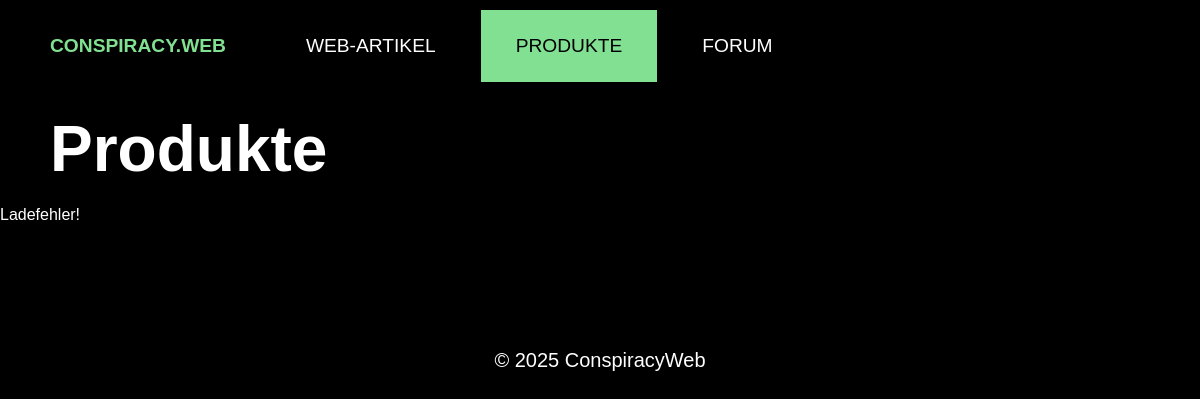
The page /products.php on the database as committed earlier.
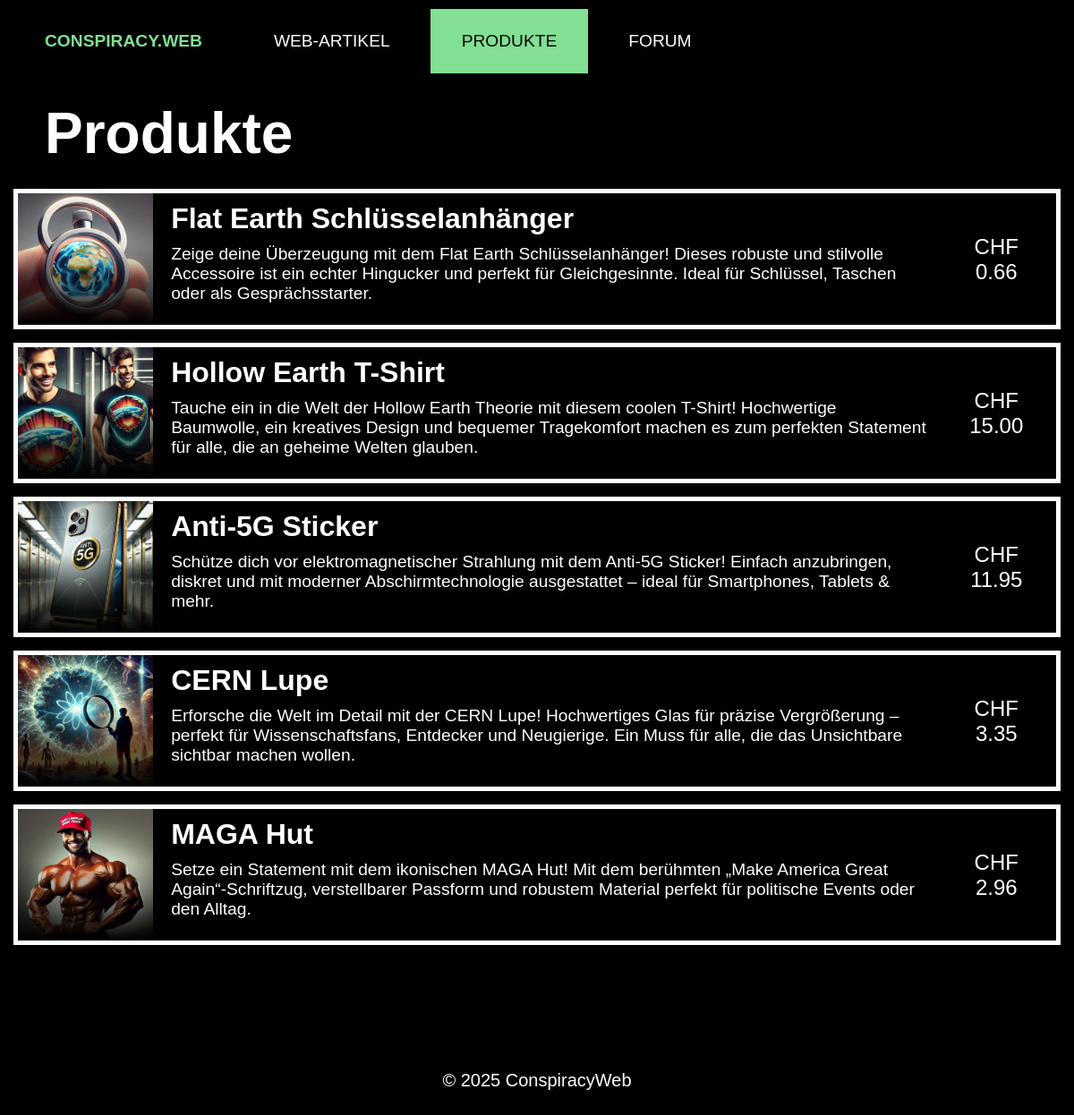
The same page on the database as committed later.
### tables this page shows
CREATE TABLE `products` (
  `prod_id` int(11) NOT NULL,
  `prod_name` varchar(255) NOT NULL,
  `prod_image` varchar(255) NOT NULL,
  `prod_shorttext` varchar(255) NOT NULL,
  `prod_longtext` text NOT NULL,
  `prod_price` varchar(8) NOT NULL,
  `prod_link` text NOT NULL
);

### products.php (the view, shortened to what this page needs)
<!DOCTYPE html>
<html>
    <head>
        <link rel="stylesheet" href="style.css">
    </head>
    <body>
        <div class="div_navigation_bar">
            <ul>
                <li><a style="color:rgb(129, 224, 145);"class="navigation_bar_home" href="index.php"><strong>CONSPIRACY.WEB</strong></a></li>
                <li><a class="navigation_bar" href="articles.php">WEB-ARTIKEL</a></li>
                <li><a class="navigation_bar_selected" href="products.php">PRODUKTE</a></li>
                <li><a class="navigation_bar" href="forum.php">FORUM</a></li>
            </ul>
        </div>
        <h1 class="title">Produkte</h1>
<?php
    include("connection.php");
        $sql = "SELECT * FROM products";
        $result = mysqli_query($conn, $sql);
        if(mysqli_num_rows($result) > 0) {
            while($row = mysqli_fetch_assoc($result)){
                echo "<a href=product.php?id=".$row["prod_id"]." class=\"clickable_div\" style=\"all: inherit; cursor: pointer;\">";
                echo "<div class=\"product_list_item\">";
                echo "<img src=\"" . $row["prod_image"] . "\"/>";
                echo "<h1 class=\"product_list_item\">" . $row["prod_name"] . "</h1>";
                echo "<p class=\"product_list_item_description\">" . $row["prod_shorttext"] . "</p>";
                echo "<p class=\"price_tag\">CHF <br> " . $row["prod_price"] . "</p>";
                echo "</div>";
                echo "</a>";
            };
        }
        else{
            echo "Ladefehler!";
        }
?>
<html>
    <p class="footer"><br><br><br><br><br>© 2025 ConspiracyWeb<br><br></p>
</html>

Rows that differ between the two databases and show on the page:
added products: prod_image (picture), prod_name "Flat Earth Schlüsselanhänger", prod_shorttext "Zeige deine Überzeugung mit dem Flat Earth Schlüsselanhänger! Dieses robuste und stilvolle Accessoire ist ein echter Hingucker und perfekt für Gleichgesinnte. Ideal für Schlüssel, Taschen oder als Gesprächsstarter.", prod_price "0.66"
added products: prod_image (picture), prod_name "Hollow Earth T-Shirt", prod_shorttext "Tauche ein in die Welt der Hollow Earth Theorie mit diesem coolen T-Shirt! Hochwertige Baumwolle, ein kreatives Design und bequemer Tragekomfort machen es zum perfekten Statement für alle, die an geheime Welten glauben.", prod_price "15.00"
added products: prod_image (picture), prod_name "Anti-5G Sticker", prod_shorttext "Schütze dich vor elektromagnetischer Strahlung mit dem Anti-5G Sticker! Einfach anzubringen, diskret und mit moderner Abschirmtechnologie ausgestattet – ideal für Smartphones, Tablets & mehr.", prod_price "11.95"
added products: prod_image (picture), prod_name "CERN Lupe", prod_shorttext "Erforsche die Welt im Detail mit der CERN Lupe! Hochwertiges Glas für präzise Vergrößerung – perfekt für Wissenschaftsfans, Entdecker und Neugierige. Ein Muss für alle, die das Unsichtbare sichtbar machen wollen.", prod_price "3.35"
added products: prod_image (picture), prod_name "MAGA Hut", prod_shorttext "Setze ein Statement mit dem ikonischen MAGA Hut! Mit dem berühmten „Make America Great Again“-Schriftzug, verstellbarer Passform und robustem Material perfekt für politische Events oder den Alltag.", prod_price "2.96"
Other text that changed with them:
text no longer shown: "Ladefehler!"
